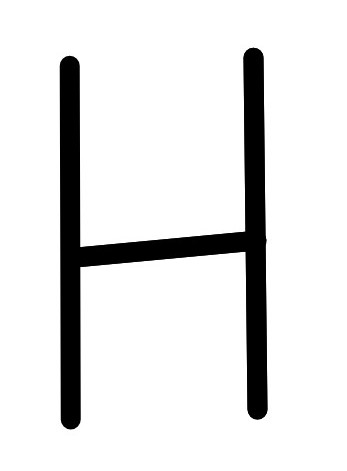
#> input picture images/h.jpg, 347 x 471 px, found by its file name
$ python skeletonize.py
#> lines starting #> are read from the running program, lines starting #| are printed output that depends on the picture; after the words box and inside, x2 and y2 are one past the last pixel; in counts of white or black regions, pixels touching at a corner belong together
from cv2 import threshold, imread, imshow, resize, THRESH_BINARY_INV, cvtColor, COLOR_BGR2GRAY, waitKey
from skimage.morphology import skeletonize
from skimage.color import rgb2gray
import matplotlib.pyplot as plt
import numpy as np
# from skimage import data
# from skimage.io import imread, imshow
# from skimage.util import invert


def skeletonizeImage(imgLocation):
#> called with imgLocation = 'images/h.jpg'
    image = imread(imgLocation)
#> image is the input picture: shape (471, 347, 3); min 0, max 255, mean 226.6
    image = resize(image, (600, 600))
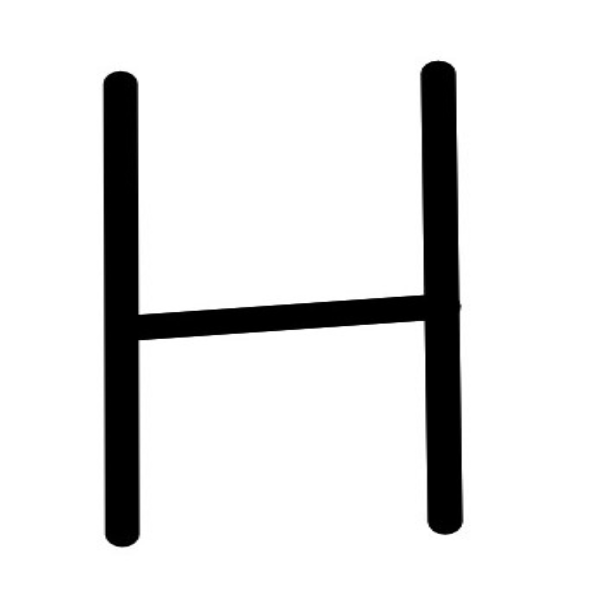
#> image: shape (600, 600, 3); min 0, max 255, mean 226.6
    # grayimage = cvtColor(image, COLOR_BGR2GRAY)
    # grayimage = rgb2gray(image)
    ret, invertedBinimage = threshold(image, 127, 255, THRESH_BINARY_INV)
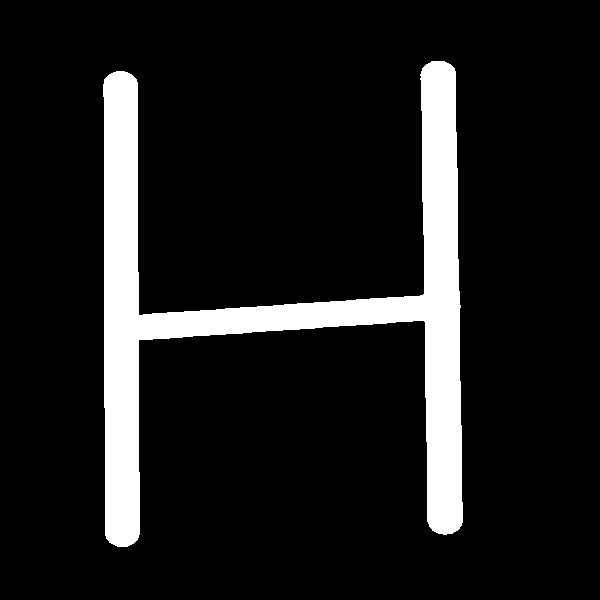
#> invertedBinimage: shape (600, 600, 3); 11.1% white; 1 white region, box (x1, y1, x2, y2) and area: (103, 61, 463, 547) 40037

    # perform skeletonization
    skeleton = skeletonize(invertedBinimage)
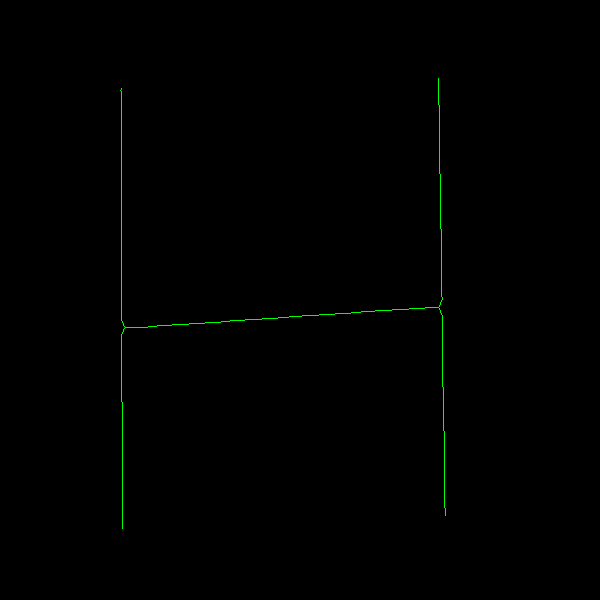
#> skeleton: shape (600, 600, 3) bool; mean B, G, R 0, 0.00331, 0

    # Coordinate Store in list
    coordinates = []
    for y in range(0, skeleton.shape[0]):
        for x in range(0, skeleton.shape[1]):
            if skeleton[y][x][0] == 0 and skeleton[y][x][1] == 255 and skeleton[y][x][2] == 0:
                coordinates.append([x, y])
#> after the loop, coordinates = []
    sortedCoordinates = generateSortedCoordinates(coordinates)
    return sortedCoordinates


def generateSortedCoordinates(unsortedCoordinates):
    origin = np.array((0, 0))
#> (the run stopped early here; a loop or call above may not have finished)

$ run again, with images/a.jpg copied over images/h.jpg
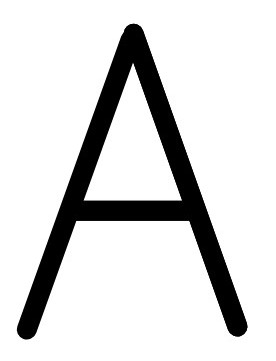
#> input picture images/a.jpg, 276 x 361 px, found by its file name
#> in skeletonizeImage, image is the input picture: shape (361, 276, 3); min 0, max 255, mean 216.8
#> image: shape (600, 600, 3)
#> in skeletonizeImage, `ret, invertedBinimage = threshold(image, 127, 255, THRESH_BINARY_INV)`:
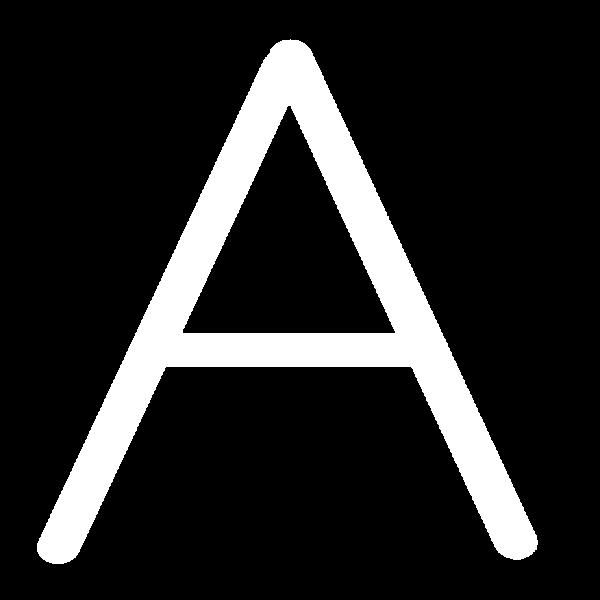
#> invertedBinimage: shape (600, 600, 3); 15% white; 1 white region, box (x1, y1, x2, y2) and area: (37, 39, 538, 564) 53949
#> in skeletonizeImage, `skeleton = skeletonize(invertedBinimage)`:
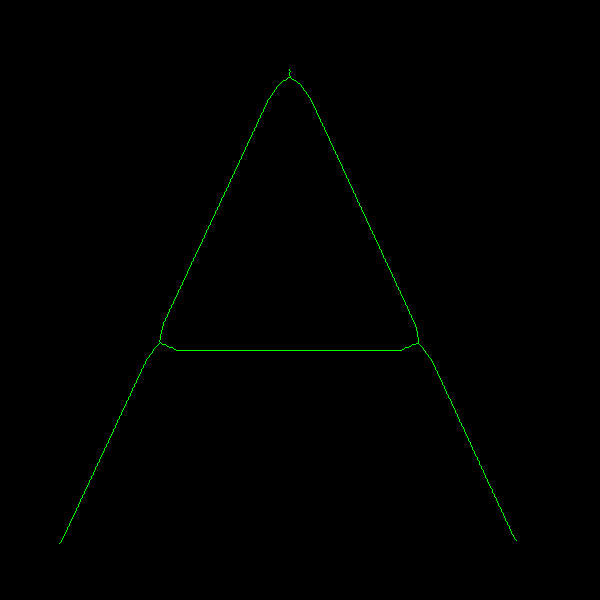
#> skeleton: shape (600, 600, 3) bool; mean B, G, R 0, 0.00334, 0

$ run again, with images/bird.jpg copied over images/h.jpg
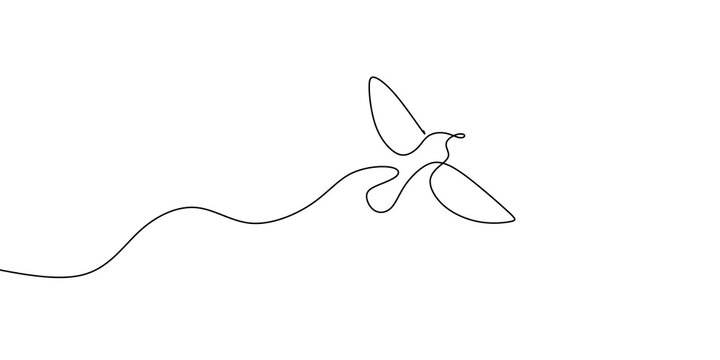
#> input picture images/bird.jpg, 720 x 360 px, found by its file name
#> in skeletonizeImage, image is the input picture: shape (360, 720, 3); min 0, max 255, mean 253.3
#> in skeletonizeImage, `image = resize(image, (600, 600))`:
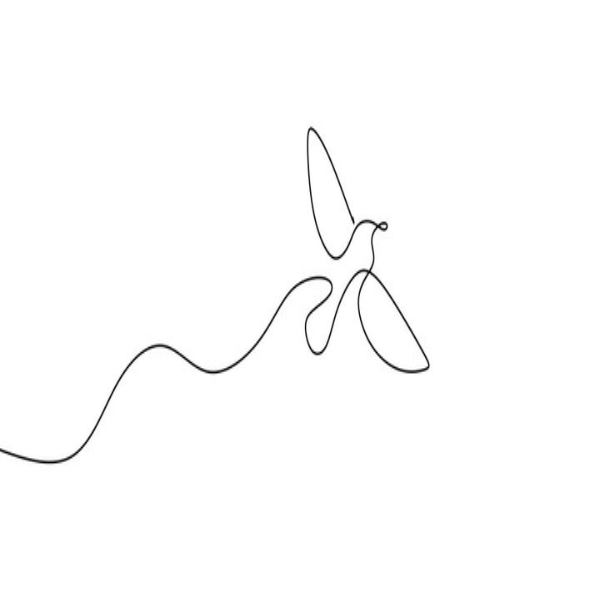
#> image: shape (600, 600, 3); min 0, max 255, mean 253.3
#> in skeletonizeImage, `ret, invertedBinimage = threshold(image, 127, 255, THRESH_BINARY_INV)`:
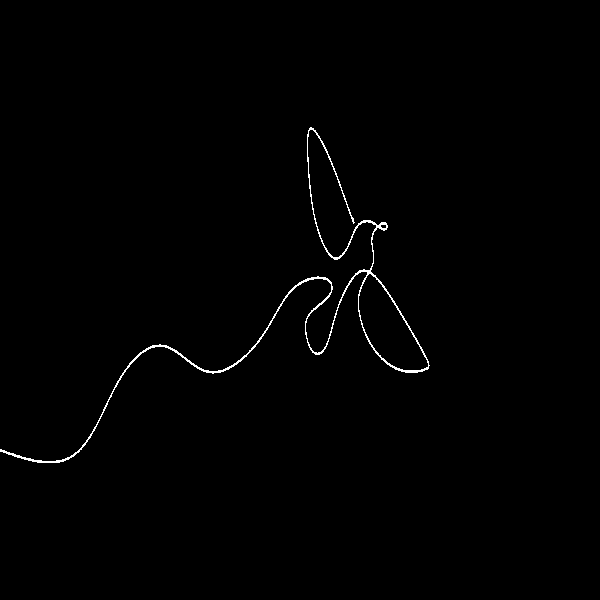
#> invertedBinimage: shape (600, 600, 3); 0.64% white in thin lines or dots, all inside (x1, y1, x2, y2) = (0, 127, 430, 463)

$ run again, with images/i.jpg copied over images/h.jpg
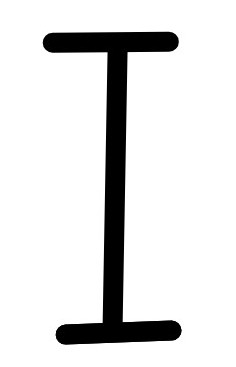
#> input picture images/i.jpg, 236 x 367 px, found by its file name
#> in skeletonizeImage, image is the input picture: shape (367, 236, 3); min 0, max 255, mean 224.1
#> image: shape (600, 600, 3)
#> in skeletonizeImage, `ret, invertedBinimage = threshold(image, 127, 255, THRESH_BINARY_INV)`:
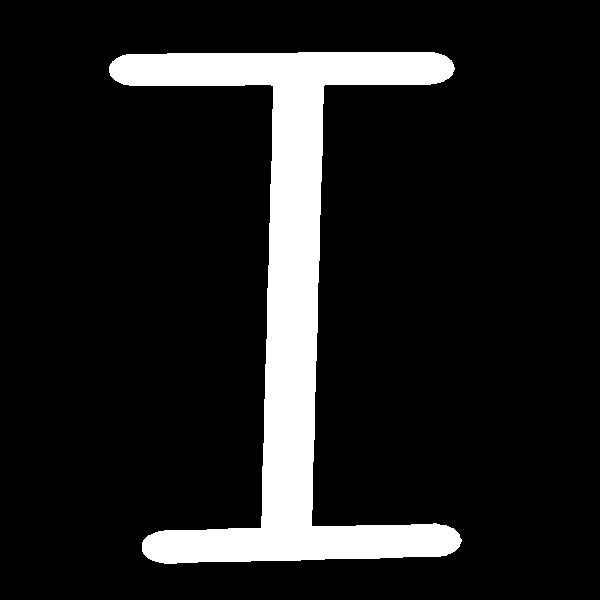
#> invertedBinimage: shape (600, 600, 3); 12.1% white; 1 white region, box (x1, y1, x2, y2) and area: (109, 52, 462, 564) 43711
#> in skeletonizeImage, `skeleton = skeletonize(invertedBinimage)`:
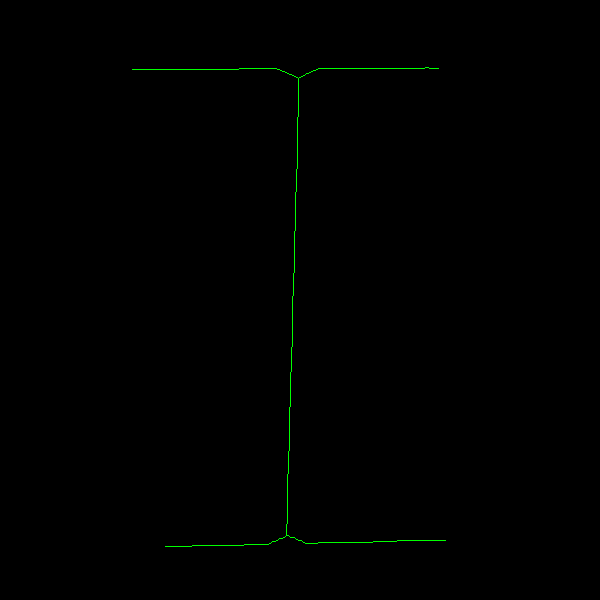
#> skeleton: shape (600, 600, 3) bool; mean B, G, R 0, 0.0029, 0
